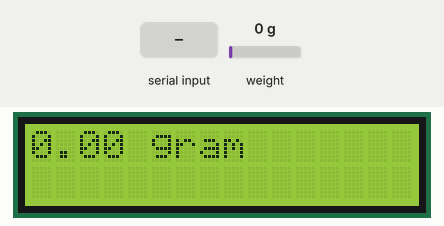
The sketch below on a simulated ESP8266 (NodeMCU). Parts: 16×2 character LCD. The inputs (shaded band) are chosen by the test bench; at power-on: weight on the scale 0 g. EEPROM starts erased; what the sketch prints to the serial monitor is not drawn.

Above: at 3.6 s.
3.7 s: weight on the scale set to 100 g
At 5.1 s:
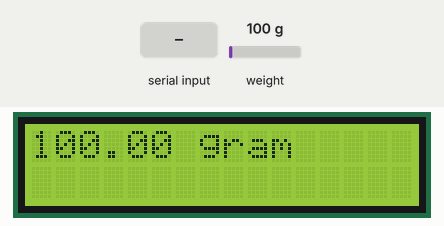
5.7 s: weight on the scale set to 1250 g
At 6.5 s:
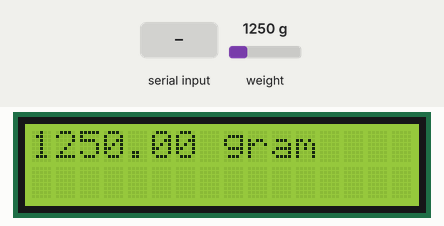
7.4 s: "t" received over Serial
At 8.8 s:
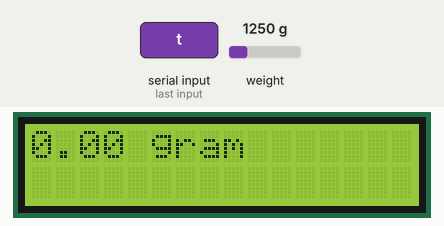
9.1 s: weight on the scale set to 3750 g
At 10.3 s:
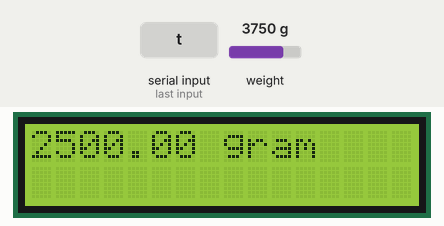
Timing chart, 0 to 11.8 s (numbered marks = the images above; inputs shaded):
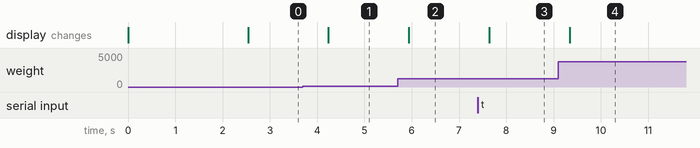

Measured:
- after the input at 3.7 s, the display: changes after 0.54 s (image 1)
- after the input at 5.7 s, the display: changes after 0.24 s (image 2)
- after the input at 7.4 s, the display: changes after 0.24 s (image 3)
- after the input at 9.1 s, the display: changes after 0.24 s (image 4)

The sketch:

ScaleFinal.ino
```cpp
/*
   -------------------------------------------------------------------------------------
   HX711_ADC
   Arduino library for HX711 24-Bit Analog-to-Digital Converter for Weight Scales
   Olav Kallhovd sept2017
   -------------------------------------------------------------------------------------
*/

/*
   Settling time (number of samples) and data filtering can be adjusted in the config.h file
   For calibration and storing the calibration value in eeprom, see example file "Calibration.ino"

   The update() function checks for new data and starts the next conversion. In order to acheive maximum effective
   sample rate, update() should be called at least as often as the HX711 sample rate; >10Hz@10SPS, >80Hz@80SPS.
   If you have other time consuming code running (i.e. a graphical LCD), consider calling update() from an interrupt routine,
   see example file "Read_1x_load_cell_interrupt_driven.ino".

   This is an example sketch on how to use this library
*/

//Import library for lcd, and tell it what pins it will be using(initializing)
#include <LiquidCrystal.h>
const int rs = 12, en = 11, d4 = 5, d5 = 4, d6 = 3, d7 = 2;
LiquidCrystal lcd(rs, en, d4, d5, d6, d7); //Här skapas en datavariabel kallad liquidcrystal, som innehåller vilka pins som ska få vad senare.

#include <HX711_ADC.h>
#if defined(ESP8266)|| defined(ESP32) || defined(AVR) //Här kollar den om Arduinon har en "AVR" vilket är där jag har mitt EEPROM minne tror jag.
#include <EEPROM.h> //När den märker att en APR finns så hämtar den EEPROM bibblan.
#endif

//pins:
const int HX711_dout = 13; //mcu > HX711 dout pin
const int HX711_sck = 9; //mcu > HX711 sck pin

//HX711 constructor:
HX711_ADC LoadCell(HX711_dout, HX711_sck); //Creating data variabel again like in liquidcrystal but for hx711.

const int calVal_eepromAdress = 0; //A variable of the adress where the calibrationvalue is store... don't really understand this one...
unsigned long t = 0; //Creating variable for time that will be used in determening when to print new datapoint.

void setup() {
  Serial.begin(57600); delay(10); //This
  Serial.println(); //This
  Serial.println("Starting...");  //This
//Start the lcd library and tell it the screen size. Also tiltswitch gives input to ardu.
  lcd.begin(16, 2);

  LoadCell.begin();
  //LoadCell.setReverseOutput(); //uncomment to turn a negative output value to positive
  float calibrationValue; // calibration value (see example file "Calibration.ino")
  calibrationValue = 696.0; // uncomment this if you want to set the calibration value in the sketch, this is the variable for the calibraion value...
#if defined(ESP8266)|| defined(ESP32)
  //EEPROM.begin(512); // uncomment this if you use ESP8266/ESP32 and want to fetch the calibration value from eeprom
#endif
  EEPROM.get(calVal_eepromAdress, calibrationValue); // uncomment this if you want to fetch the calibration value from eeprom, here we read a new calibrationvalue that is saved in the arduinos EEPROM. The values adress is 0 and so it start reading from there whatever that means and then finds the value in CalibrationValue which we needlessly defined beforehand in the code i think since it is saved in the eeprom already.

  unsigned long stabilizingtime = 2000; // preciscion right after power-up can be improved by adding a few seconds of stabilizing time
  boolean _tare = true; //set this to false if you don't want tare to be performed in the next step, Tare verkar innebära att man tar bort vikten som finns för att kalibrera.
  LoadCell.start(stabilizingtime, _tare); //Vet inte riktigt varför tare är inblandat här men kanske har att göra med att man vill ha 0 gram som värde i början. _tare är ju = True...
  if (LoadCell.getTareTimeoutFlag()) {
    Serial.println("Timeout, check MCU>HX711 wiring and pin designations");
    while (1);
  }
  else {
    LoadCell.setCalFactor(calibrationValue); // set calibration value (float)
    //Serial.println("Startup is complete");
  }
}

void loop() {
  static boolean newDataReady = 0;  //A boolean I assume can only be 0 or 1, meaning not true or true.
  const int serialPrintInterval = 500; //increase value to slow down serial print activity

  // check for new data/start next conversion: //When done set newDataReady to true so that the printing of values can happen.
  if (LoadCell.update()) newDataReady = true;

  // get smoothed value from the dataset:
  if (newDataReady) {
    if (millis() > t + serialPrintInterval) {  //If enough time has gone since the last new data was ready, bring in the new one.
      float i = LoadCell.getData();
      //Serial.print("Load_cell output val: ");
      //Serial.println(i);
      lcd.begin(16, 2);
      lcd.clear();
      lcd.print(i);
      lcd.print(" gram");
      newDataReady = 0;  //No longer any new data to deliver.
      t = millis(); //t is now millis until serialPrintInterval amount of time has gone.
    }
  }

  // receive command from serial terminal, send 't' to initiate tare operation:
  if (Serial.available() > 0) {  //I beilev this checks wether or not you have written anything in the serial command window.
    char inByte = Serial.read();
    if (inByte == 't') LoadCell.tareNoDelay(); //If what you have written is 't' then tareNoDelay happens. Tare means that thing when you put the cup cake form on and take away the value. I assume that means that pressing t will take away the weight of the cupcake.
  } //I CAN COFIRM THAT WHAT I WROTE UP HERE IS CORRECT CUZ WHEN I WROTE COMMAND 't' IT TOOK OF THE WEIGHT THAT WAS ALREADY ON FUCK YEAH.

  // check if last tare operation is complete:
  if (LoadCell.getTareStatus() == true) {
    Serial.println("Tare complete");
  }

}
```
